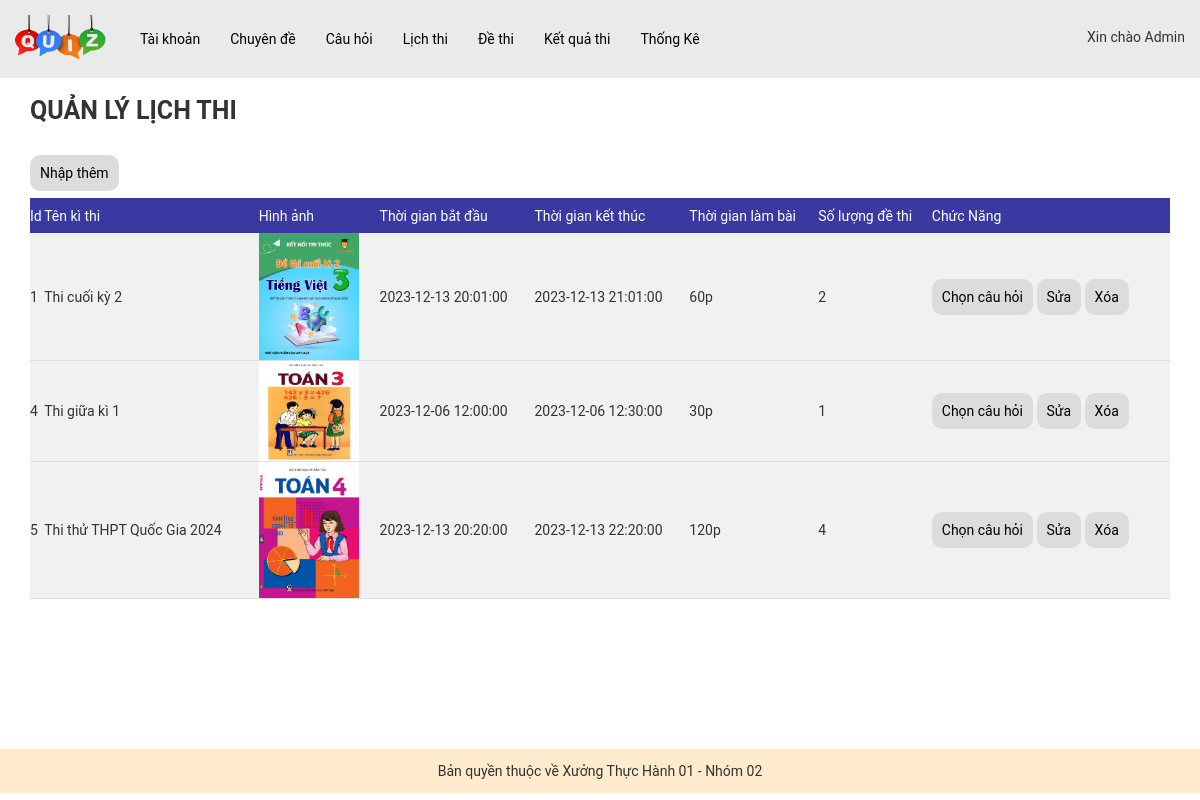
The page /admin/index.php?act=dslt (signed in) on the database as committed earlier.
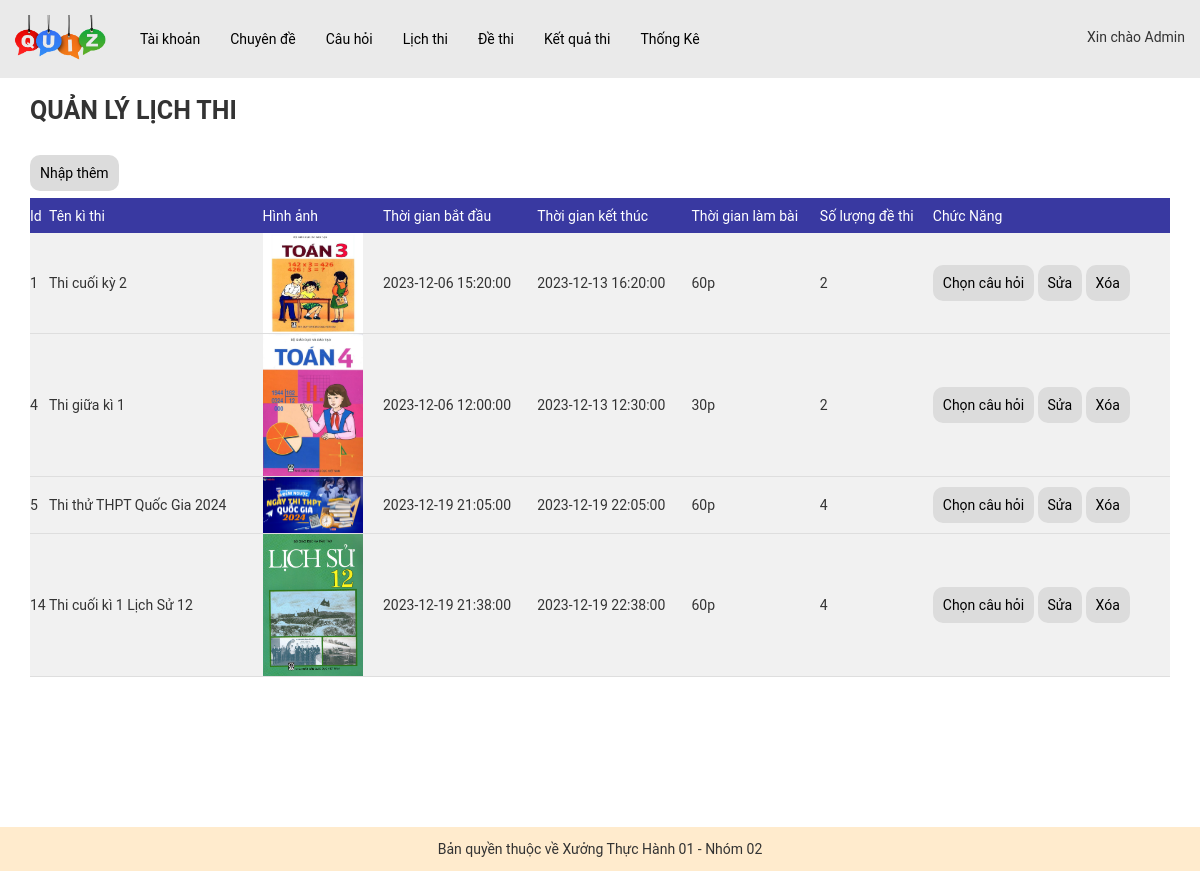
The same page on the database as committed later.
### tables this page shows
CREATE TABLE `lichthi` (
  `id` int(11) NOT NULL,
  `name` varchar(255) NOT NULL COMMENT 'Tên lịch thi(tên kì thi)',
  `image_lt` varchar(255) DEFAULT NULL,
  `time_start` datetime NOT NULL COMMENT 'TG bắt đầu làm bài',
  `time_end` datetime NOT NULL COMMENT 'TG kết thúc làm bài',
  `time` int(11) NOT NULL COMMENT 'TG làm bài (vd: 45p)',
  `so_de_thi` int(11) NOT NULL COMMENT 'Số lượng đề thi'
);

### model/pdo.php (called while the page is built, shortened)
<?php
function pdo_get_connection(){
    $servername = "localhost";
    $username = "root";
    $password = "";
    try {
        $conn = new PDO("mysql:host=$servername;dbname=xuongth01_02", $username, $password);
        $conn->setAttribute(PDO::ATTR_ERRMODE, PDO::ERRMODE_EXCEPTION);
        return $conn;
    } catch(PDOException $e) {
        echo "Connection failed: " . $e->getMessage();
    }
}
function pdo_query($sql){
    $sql_args=array_slice(func_get_args(),1);
    try{
        $conn=pdo_get_connection();
        $stmt=$conn->prepare($sql);
        $stmt->execute($sql_args);
        $rows=$stmt->fetchAll();
        return $rows;
    }
    catch(PDOException $e){
        throw $e;
    }
    finally{
        unset($conn);
    }
}
?>

### model/lichthi.php (called while the page is built, shortened)
<?php
function loadall_lichthi()
{
    $sql = "select * from lichthi";
    $result = pdo_query($sql);
    return $result;
}

### admin/lichthi/list-lichthi.php (the view)
<div class="container content-boder-user">
    <div class="title-boder-top-user">
        <p>QUẢN LÝ LỊCH THI</p>
    </div>
    <br>
    <div class="add-user">
        <a href="?act=addlt">
            Nhập thêm
        </a>
    </div>
    <div class="main-user">
        <table>
            <thead>
                <tr>
                    <td>Id</td>
                    <td>Tên kì thi</td>
                    <td>Hình ảnh</td>
                    <td>Thời gian bắt đầu</td>
                    <td>Thời gian kết thúc</td>
                    <td>Thời gian làm bài </td>
                    <td>Số lượng đề thi</td>
                    <td>Chức Năng</td>
                </tr>
            </thead>
            <tbody>
                <?php foreach ($dslt as $key => $value) : extract($value) ?>
                    <?php $hinhpath = "../uploads/" . $image_lt;
                    if (is_file($hinhpath)) {
                        $hinh_lt = "<img src='" . $hinhpath . "' width='100px'>";
                    } else {
                        $hinh_lt = "";
                    } ?>
                    <tr>
                        <td><?php echo $id ?></td>
                        <td><?php echo $name ?></td>
                        <td><?php echo $hinh_lt ?></td>
                        <td><?php echo $time_start ?></td>
                        <td><?php echo $time_end ?></td>
                        <td><?php echo $time ?>p</td>
                        <td><?php echo $so_de_thi ?></td>
                        <td><a href="?act=chon_cauhoi&idlt=<?php echo $id ?>">Chọn câu hỏi</a>
                            <a href="?act=editlt&idlt=<?php echo $id ?>">Sửa</a>
                            <a href="?act=deletelt&idlt=<?php echo $id ?>">Xóa</a>
                        </td>
                    </tr>
                <?php endforeach; ?>
            </tbody>
        </table>
    </div>
</div>

### admin/header.php (shortened to what this page needs)
<!DOCTYPE html>
<html lang="en">
<head>
    <link rel="stylesheet" href="../assets/css/style_admin.css">
    <link rel="stylesheet" href="https://maxcdn.bootstrapcdn.com/bootstrap/3.4.1/css/bootstrap.min.css">
</head>

### admin/menu.php (shortened to what this page needs)
<body>
    <div class="container_admin">
        <div class="menu">
            <ul class="main-menu">
                <li class='logo-cong-ty'><a href="?act=trangchu"><img src="../assets/img/logo-cong-ty-removebg-preview.png" alt=""></a></li>
                <li><a href="?act=dstk">Tài khoản</a></li>
                <li><a href="?act=dscd">Chuyên đề</a></li>
                <li><a href="?act=dsch">Câu hỏi</a></li>
                <li><a href="?act=dslt">Lịch thi</a></li>
                <li><a href="?act=dsdt">Đề thi</a></li>
                <li><a href="?act=dskq">Kết quả thi</a></li>
                <li><a href="?act=bieudo">Thống Kê</a></li>
                <li class='login'>
                    <div class='xin-chao-user'>
                        Xin chào
                        <?php echo $_SESSION['user']['fullname'] ?>
                        <br>
                    </div> <br>
                </li>
            </ul>
        </div>

### admin/index.php (shortened to what this page needs)
<?php
include "../model/pdo.php";
include "../model/lichthi.php";
include "header.php";
include "menu.php";
?>
<div>
    <?php
    if (isset($_GET['act']) && $_GET['act'] != "") {
        $act = $_GET['act'];
        switch ($act) {
            case 'dslt':
                $dslt = loadall_lichthi();
                include "lichthi/list-lichthi.php";
                break;
        }
    } else {
        include "trangchu/trangchu.php";
    }
    ?>
</div>
<?php
include "footer.php";
?>

### admin/footer.php
<div class="footer-trangchu">
            <p>Bản quyền thuộc về Xưởng Thực Hành 01 - Nhóm 02</p>
        </div>
    </div>
</body>
</html>

### assets/css/style_admin.css (style rules this page uses)
.container { margin: 0px auto; padding: 0px; min-height: 450px; }
* { padding: 0px; margin: 0px; font-family: roboto; }
.menu ul.main-menu li img { width: 100px; padding-top: 5px; }
.menu { background-color: #eaeaea; }
.menu ul.main-menu { padding: 0px; list-style: none; display: flex; flex-direction: row; justify-content: flex-start; max-width: 1200px; margin: 0px auto; align-items: center; position: relative; }
.menu ul.main-menu li { padding: 10px 10px 10px 0px; transition: all 0.5s; border-radius: 3px; }
.menu ul.main-menu li a { padding: 10px; color: black; text-decoration: none; }
.menu ul.main-menu li.login { position: absolute; right: 5px; top: 17px; z-index: 3; }
.footer-trangchu { margin-top: 150px; padding: 12px 0px 2px 0px; background-color: blanchedalmond; text-align: center; margin-bottom: 5px; }
.content-boder-user .title-boder-top-user p { padding: 15px 0px; margin: 0px; font-size: 25px; font-weight: bolder; }
.content-boder-user .main-user table { width: 100%; margin-top: 15px; background: rgba(235, 235, 235, 0.68); border-collapse: collapse; }
.content-boder-user .main-user table a, .add-user a { background: rgb(220 220 220); padding: 10px; color: black; text-decoration: none; border-radius: 10px; }
.content-boder-user .main-user table thead tr td { background: #3939a1; color: white; padding: 0; margin: 0; height: 35px; }
.content-boder-user .main-user table tbody tr td { line-height: 50px; border-bottom: 1px solid rgb(222, 222, 222); }
.login { padding-top: 70px; }

Rows that differ between the two databases and show on the page:
changed lichthi "Thi cuối kỳ 2": image_lt: a different picture; time_start "2023-12-13 20:01:00" → "2023-12-06 15:20:00"; time_end "2023-12-13 21:01:00" → "2023-12-13 16:20:00"
changed lichthi "Thi giữa kì 1": image_lt: a different picture; time_end "2023-12-06 12:30:00" → "2023-12-13 12:30:00"; so_de_thi "1" → "2"
changed lichthi "Thi thử THPT Quốc Gia 2024": image_lt: a different picture; time_start "2023-12-13 20:20:00" → "2023-12-19 21:05:00"; time_end "2023-12-13 22:20:00" → "2023-12-19 22:05:00"; time "120" → "60"
added lichthi: id "14", name "Thi cuối kì 1 Lịch Sử 12", image_lt (picture), time_start "2023-12-19 21:38:00", time_end "2023-12-19 22:38:00", time "60", so_de_thi "4"
